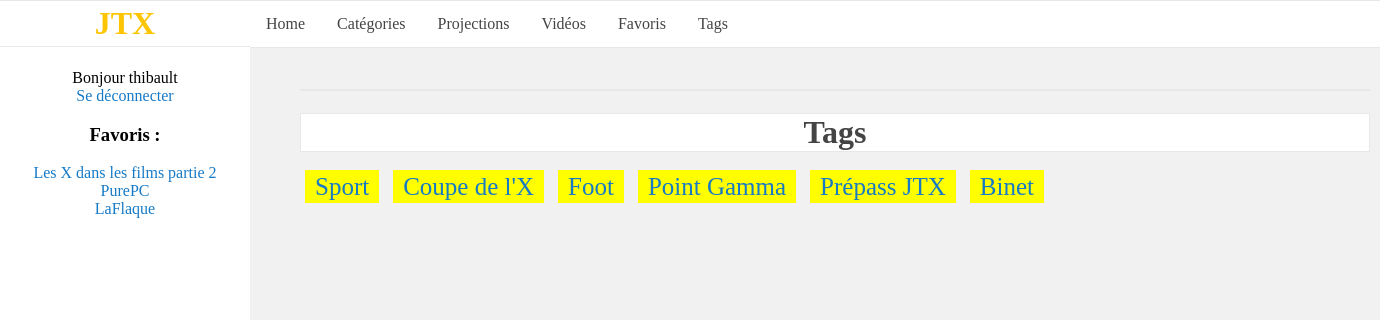
The app's page /tags/ (signed in), older data.
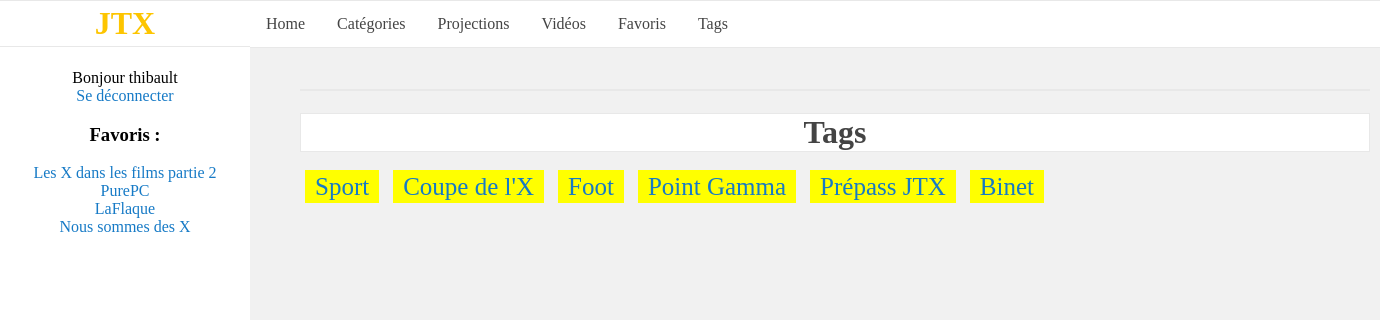
The same page, newer data.
### videos/models.py (models this page shows, shortened)
class Favorite(models.Model):
    user = models.ForeignKey(User)
    video = models.ForeignKey(Video)
    date = models.DateTimeField(auto_now_add = True)
    class Meta:
        unique_together = (('user', 'video'),)

class Video(models.Model):
    titre = models.CharField(max_length=100)
    date = models.DateField(default=datetime.date.today)
    url = models.CharField(max_length=1000)
    views = models.IntegerField(default=0)
    public = models.BooleanField(default=False)
    duree = models.IntegerField(default=0)
    description = models.CharField(max_length=1000, default="Pas de description disponible.")

class Tag(models.Model):
    titre = models.CharField(max_length=100)

### videos/views.py (the view)
# urls.py: url(r'^tags/$', views.tags, name='tags'),
def tags(request):
    tags = Tag.objects.all()
    context = {
        'tags': tags,
    }
    return render(request, 'tags.html', context)

### videos/templates/tags.html
{% extends 'base.html' %}
{% block body %}
{% if tags %}
<h1>Tags</h1>
	{% for t in tags %}
    <a class="tag" style="font-size:25px" href="{% url 'tag' t.id 1 %}">{{ t.titre }}</a>
	{% endfor %}
{% else %}
    <p>Errors.</p>
{% endif %}
{% endblock %}

### videos/templates/base.html (shortened to what this page needs)
{% load static %}
<!DOCTYPE html>
<html>
<head>
  <link rel="stylesheet" href="{% static 'style.css' %}"/>
</head>
<body>
<div id="lateral_bar">
    <h1> JTX </h1>
    {% if request.user.is_authenticated %}
        Bonjour {{ request.user.username }}
        <br/>
        <a href="{% url 'logout' %}">Se déconnecter</a>
        <br/>
        <h3>Favoris :</h3>
        {% for f in request.user.favorite_set.all %}
        <a href="{% url 'video' f.video.id %}">{{ f.video.titre }}</a>
        <br/>
        {% endfor %}
    {% else %}
        <a href="{% url 'login' %}?next={% url 'index' %}">Se connecter</a>
    {% endif %}
</div>
<div id="central">
	<div id="navigation_bar">"
    <ul>
        <li><a href="{% url 'index' %}">Home</a></li>
        <li><a href="{% url 'categories' %}">Catégories</a></li>
        <li><a href="{% url 'projs' 1 %}">Projections</a></li>
        <li><a href="{% url 'videos' 1 %}">Vidéos</a></li>
        {% if request.user.is_authenticated %}
            <li><a href="{% url 'favorites' 1 %}">Favoris</a></li>
        {% endif %}
        <li><a href="{% url 'tags' %}">Tags</a></li>
    </ul>
	</div>
	<div id="body">
    {% if titre_tag %}
        <span class="tag" style="font-size:30px">{{titre}}</span><br/><br/>
    {% else %}
        <h1>{{titre}}</h1>
    {% endif %}
    {% block body %}
    {% endblock %}
	</div>
</div>
</body>
</html>

Row changes from the older to the newer data that the page shows:
added Favorite: video.titre "Nous sommes des X"
